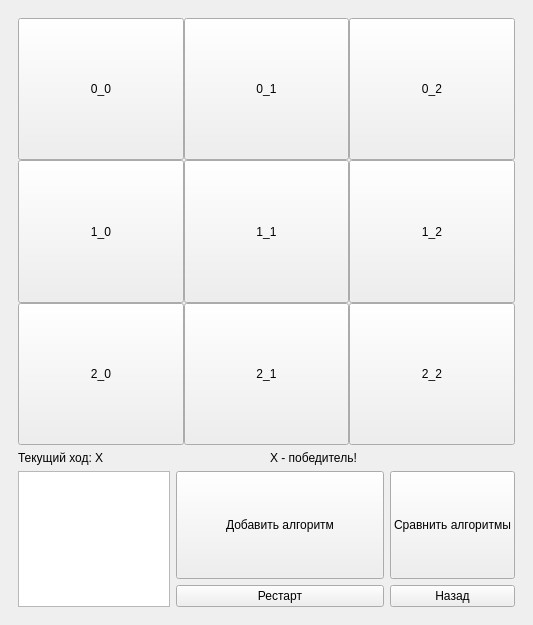
<?xml version="1.0" encoding="UTF-8"?>
<ui version="4.0">
 <class>App</class>
 <widget class="QMainWindow" name="App">
  <property name="geometry">
   <rect>
    <x>0</x>
    <y>0</y>
    <width>533</width>
    <height>625</height>
   </rect>
  </property>
  <property name="windowTitle">
   <string>MainWindow</string>
  </property>
  <widget class="QWidget" name="body">
   <layout class="QVBoxLayout" name="verticalLayout_Body">
    <item>
     <widget class="QWidget" name="tictactoe_game_page" native="true">
      <property name="enabled">
       <bool>true</bool>
      </property>
      <layout class="QVBoxLayout" name="verticalLayout_GamePage">
       <item>
        <layout class="QGridLayout" name="tictactoe_game_field">
         <property name="spacing">
          <number>0</number>
         </property>
         <item row="0" column="2">
          <widget class="QPushButton" name="tictactoe_game_cell_0_2">
           <property name="sizePolicy">
            <sizepolicy hsizetype="Expanding" vsizetype="Expanding">
             <horstretch>0</horstretch>
             <verstretch>0</verstretch>
            </sizepolicy>
           </property>
           <property name="text">
            <string>0_2</string>
           </property>
          </widget>
         </item>
         <item row="0" column="1">
          <widget class="QPushButton" name="tictactoe_game_cell_0_1">
           <property name="sizePolicy">
            <sizepolicy hsizetype="Expanding" vsizetype="Expanding">
             <horstretch>0</horstretch>
             <verstretch>0</verstretch>
            </sizepolicy>
           </property>
           <property name="text">
            <string>0_1</string>
           </property>
          </widget>
         </item>
         <item row="1" column="2">
          <widget class="QPushButton" name="tictactoe_game_cell_1_2">
           <property name="sizePolicy">
            <sizepolicy hsizetype="Expanding" vsizetype="Expanding">
             <horstretch>0</horstretch>
             <verstretch>0</verstretch>
            </sizepolicy>
           </property>
           <property name="text">
            <string>1_2</string>
           </property>
          </widget>
         </item>
         <item row="1" column="0">
          <widget class="QPushButton" name="tictactoe_game_cell_1_0">
           <property name="sizePolicy">
            <sizepolicy hsizetype="Expanding" vsizetype="Expanding">
             <horstretch>0</horstretch>
             <verstretch>0</verstretch>
            </sizepolicy>
           </property>
           <property name="text">
            <string>1_0</string>
           </property>
          </widget>
         </item>
         <item row="2" column="0">
          <widget class="QPushButton" name="tictactoe_game_cell_2_0">
           <property name="sizePolicy">
            <sizepolicy hsizetype="Expanding" vsizetype="Expanding">
             <horstretch>0</horstretch>
             <verstretch>0</verstretch>
            </sizepolicy>
           </property>
           <property name="text">
            <string>2_0</string>
           </property>
          </widget>
         </item>
         <item row="1" column="1">
          <widget class="QPushButton" name="tictactoe_game_cell_1_1">
           <property name="sizePolicy">
            <sizepolicy hsizetype="Expanding" vsizetype="Expanding">
             <horstretch>0</horstretch>
             <verstretch>0</verstretch>
            </sizepolicy>
           </property>
           <property name="text">
            <string>1_1</string>
           </property>
          </widget>
         </item>
         <item row="2" column="2">
          <widget class="QPushButton" name="tictactoe_game_cell_2_2">
           <property name="sizePolicy">
            <sizepolicy hsizetype="Expanding" vsizetype="Expanding">
             <horstretch>0</horstretch>
             <verstretch>0</verstretch>
            </sizepolicy>
           </property>
           <property name="text">
            <string>2_2</string>
           </property>
          </widget>
         </item>
         <item row="2" column="1">
          <widget class="QPushButton" name="tictactoe_game_cell_2_1">
           <property name="sizePolicy">
            <sizepolicy hsizetype="Expanding" vsizetype="Expanding">
             <horstretch>0</horstretch>
             <verstretch>0</verstretch>
            </sizepolicy>
           </property>
           <property name="text">
            <string>2_1</string>
           </property>
          </widget>
         </item>
         <item row="0" column="0">
          <widget class="QPushButton" name="tictactoe_game_cell_0_0">
           <property name="enabled">
            <bool>true</bool>
           </property>
           <property name="sizePolicy">
            <sizepolicy hsizetype="Expanding" vsizetype="Expanding">
             <horstretch>0</horstretch>
             <verstretch>0</verstretch>
            </sizepolicy>
           </property>
           <property name="styleSheet">
            <string notr="true"/>
           </property>
           <property name="text">
            <string>0_0</string>
           </property>
          </widget>
         </item>
        </layout>
       </item>
       <item>
        <layout class="QHBoxLayout" name="ttt_game_info">
         <item>
          <widget class="QLabel" name="ttt_current_move_label">
           <property name="sizePolicy">
            <sizepolicy hsizetype="Preferred" vsizetype="Minimum">
             <horstretch>0</horstretch>
             <verstretch>0</verstretch>
            </sizepolicy>
           </property>
           <property name="maximumSize">
            <size>
             <width>16777215</width>
             <height>16777212</height>
            </size>
           </property>
           <property name="text">
            <string>Текущий ход: X</string>
           </property>
          </widget>
         </item>
         <item>
          <widget class="QLabel" name="ttt_current_winner_label">
           <property name="sizePolicy">
            <sizepolicy hsizetype="Preferred" vsizetype="Minimum">
             <horstretch>0</horstretch>
             <verstretch>0</verstretch>
            </sizepolicy>
           </property>
           <property name="text">
            <string>X - победитель!</string>
           </property>
          </widget>
         </item>
        </layout>
       </item>
       <item>
        <layout class="QGridLayout" name="tictactoe_edit_menu">
         <item row="1" column="2">
          <widget class="QPushButton" name="ttt_add_algorithm">
           <property name="sizePolicy">
            <sizepolicy hsizetype="Expanding" vsizetype="Minimum">
             <horstretch>0</horstretch>
             <verstretch>0</verstretch>
            </sizepolicy>
           </property>
           <property name="text">
            <string>Сравнить алгоритмы</string>
           </property>
          </widget>
         </item>
         <item row="1" column="1">
          <widget class="QPushButton" name="ttt_compare">
           <property name="styleSheet">
            <string notr="true">width: 200; height: 100</string>
           </property>
           <property name="text">
            <string>Добавить алгоритм</string>
           </property>
          </widget>
         </item>
         <item row="2" column="2">
          <widget class="QPushButton" name="ttt_game_back">
           <property name="text">
            <string>Назад</string>
           </property>
          </widget>
         </item>
         <item row="1" column="0" rowspan="2">
          <widget class="QPlainTextEdit" name="ttt_algorithm_list">
           <property name="readOnly">
            <bool>true</bool>
           </property>
          </widget>
         </item>
         <item row="2" column="1">
          <widget class="QPushButton" name="ttt_restart">
           <property name="text">
            <string>Рестарт</string>
           </property>
          </widget>
         </item>
        </layout>
       </item>
      </layout>
     </widget>
    </item>
   </layout>
  </widget>
 </widget>
 <resources/>
 <connections/>
</ui>
